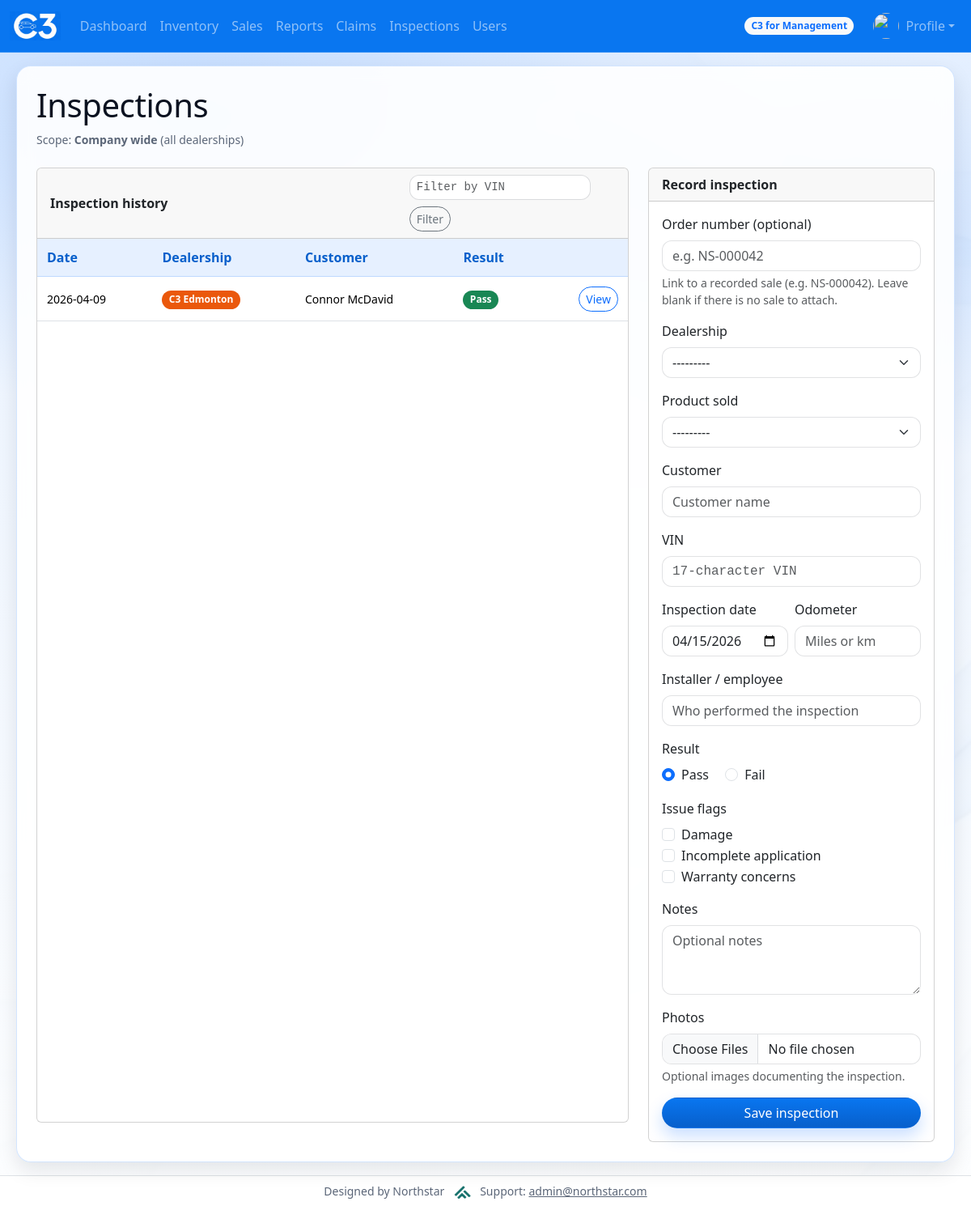
Page /mgmt/inspections/ (signed in) on the earlier database version.
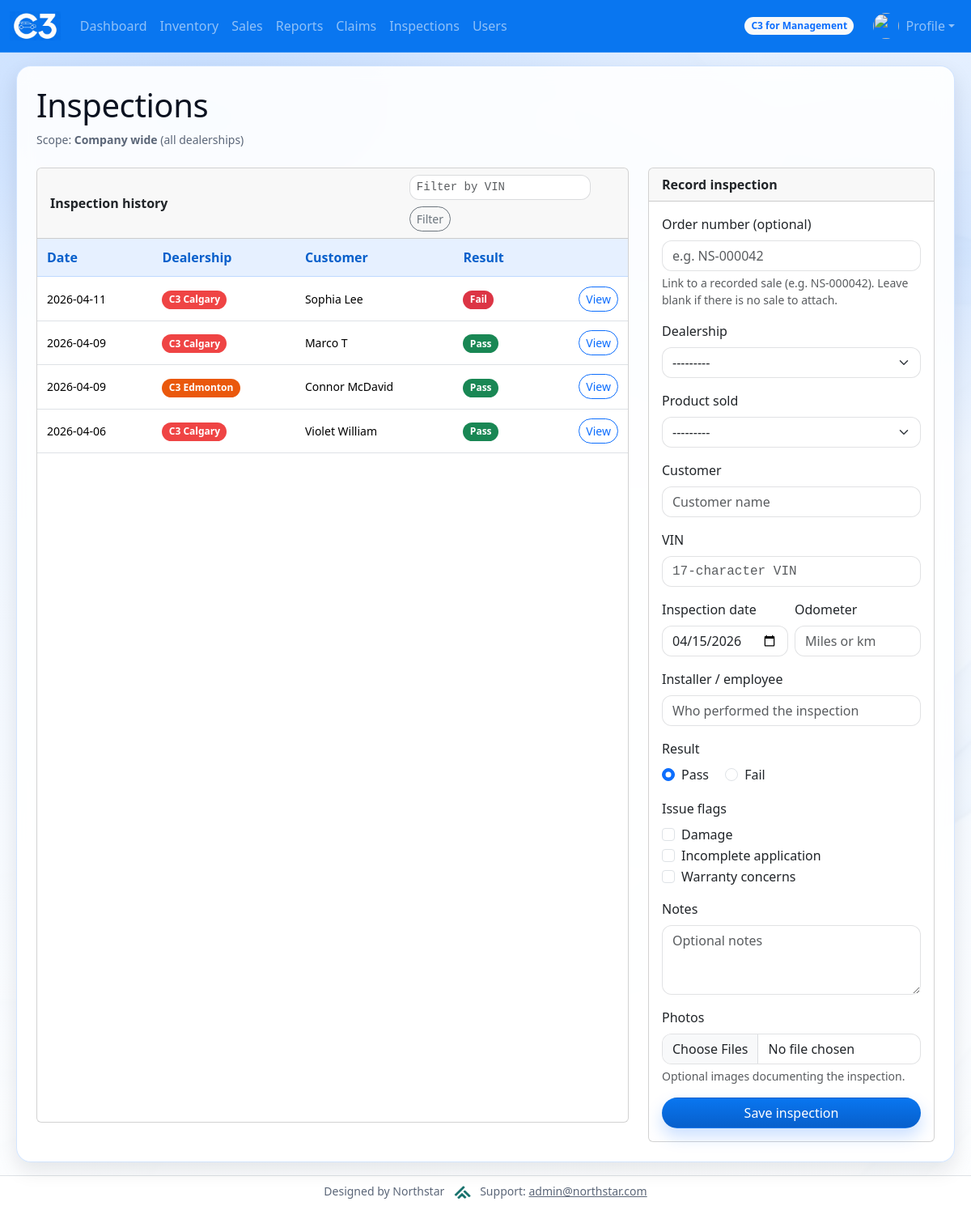
Same page on the later database version.
### Dashboard/models.py (models this page shows, shortened)
class Inspection(models.Model):
    daily_sale = models.ForeignKey(
        DailySale,
        on_delete=models.PROTECT,
        null=True,
        blank=True,
        related_name="inspections",
        help_text="Optional link to a recorded sale (order).",
    )
    dealership = models.ForeignKey(Dealership, on_delete=models.PROTECT, related_name="inspections")
    product = models.ForeignKey(SalesProduct, on_delete=models.PROTECT, related_name="inspections")
    customer_name = models.CharField(max_length=200)
    vin = models.CharField(max_length=17, help_text="Vehicle identification number")
    inspection_date = models.DateField()
    odometer = models.PositiveIntegerField(null=True, blank=True)
    installer_name = models.CharField(
        max_length=200,
        blank=True,
        help_text="Installer or employee who performed the inspection.",
    )
    passed = models.BooleanField(help_text="True = pass, False = fail")
    notes = models.TextField(blank=True)
    issue_damage = models.BooleanField(default=False)
    issue_incomplete = models.BooleanField(default=False)
    issue_warranty = models.BooleanField(default=False)
    recorded_by = models.ForeignKey(
        settings.AUTH_USER_MODEL,
        on_delete=models.SET_NULL,
        null=True,
        blank=True,
        related_name="inspections_recorded",
    )
    created_at = models.DateTimeField(auto_now_add=True)
    class Meta:
        ordering = ["-inspection_date", "-id"]
        indexes = [
            models.Index(fields=["vin"]),
            models.Index(fields=["dealership", "-inspection_date"]),
        ]

class Dealership(models.Model):
    name = models.CharField(max_length=200)
    badge_css_class = models.CharField(
        max_length=80,
        default="bg-dark",
        help_text="Bootstrap/extra CSS classes for this dealership's badge (navbar, user list).",
    )
    is_default_home = models.BooleanField(
        default=False,
        help_text="If True, new user group edits default to this dealership when none is set.",
    )
    class Meta:
        ordering = ["name"]
    def resolved_badge_css_class(self) -> str:
        raw = (self.badge_css_class or "").strip()
        if raw.startswith("ns-badge-dealership-"):
            return raw
    def __str__(self):
        return self.name

### Dashboard/views.py (the view)
# urls.py: path("inspections/", views.inspections, name="inspections"),
def inspections(request):
    if not _can_access_inspections(request.user):
        return HttpResponseForbidden("You don't have permission to view inspections.")
    can_view_all = user_can_view_all_dealerships(request.user)
    home_dealership = getattr(request, "ns_dealership", None)
    if not can_view_all and not home_dealership:
        return HttpResponseForbidden("No dealership is assigned to your user.")
    ns = getattr(request, "ns_site_namespace", None) or "Dashboard"
    inspections_qs = Inspection.objects.select_related(
        "daily_sale",
        "dealership",
        "product",
        "recorded_by",
    )
    if not can_view_all and home_dealership:
        inspections_qs = inspections_qs.filter(dealership=home_dealership)
    vin_filter = (request.GET.get("vin") or "").strip().upper()
    if vin_filter:
        inspections_qs = inspections_qs.filter(vin__icontains=vin_filter)
    if request.method == "POST":
        form = InspectionForm(request.POST, request.FILES, user=request.user)
        if form.is_valid():
            obj = form.save(commit=False)
            obj.recorded_by = request.user
            obj.save()
            for f in request.FILES.getlist("photos"):
                if not f:
                    continue
                InspectionPhoto.objects.create(inspection=obj, image=f)
            messages.success(
                request,
                f"Inspection #{obj.pk} recorded for VIN {obj.vin} ({'Pass' if obj.passed else 'Fail'}).",
            )
            return redirect(f"{ns}:inspections")
        _messages_for_invalid_form(request, form, context_note="Inspection was not saved:")
    else:
        form = InspectionForm(user=request.user)
    context = {
        "inspection_form": form,
        "inspections_list": inspections_qs.order_by("-inspection_date", "-id")[:500],
        "inspections_scope_label": (
            "Company wide" if can_view_all else (home_dealership.name if home_dealership else "Dealership")
        ),
        "vin_filter": vin_filter,
    }
    return render(request, "Dashboard/inspections.html", context)

### Dashboard/inventory_services.py (called while the page is built)
def user_home_dealership(user):
    if not user or not user.is_authenticated:
        return None
    try:
        from Profile.models import UserProfile
        prof = UserProfile.objects.select_related("dealership").filter(user=user).first()
        return prof.dealership if prof else None
    except Exception:
        return None

### Dashboard/models.py (called while the page is built)
    def __str__(self):
        return self.name

### Dashboard/scope.py (called while the page is built)
def user_can_view_all_dealerships(user) -> bool:
    if not user.is_authenticated:
        return False
    u = (
        get_user_model()
        .objects.filter(pk=user.pk)
        .prefetch_related("groups")
        .first()
    )
    if not u:
        return False
    if u.is_staff or u.is_superuser:
        return True
    names = {g.name for g in u.groups.all()}
    return bool(names & {"Management", "Back Office"})

### Dashboard/views.py (called while the page is built)
def _staff_or_superuser(user):
    if not user.is_authenticated:
        return False
    return bool(getattr(user, "is_staff", False) or getattr(user, "is_superuser", False))

def _can_access_inspections(user):
    return _can_access_claims(user)

### Dashboard/templates/Dashboard/inspections.html (shortened to what the changed rows need)
{% extends "Dashboard/base.html" %}
{% block content %}
<div class="d-flex align-items-center justify-content-between flex-wrap gap-2 mb-2">
	<h1 class="mb-0">Inspections</h1>
</div>
<div class="row">
	<div class="col-lg-8 mb-4">
		<div class="card mb-0 h-100">
			<div class="card-body p-0">
			{% if inspections_list %}
			<div class="table-responsive">
			<table class="table table-sm align-middle mb-0">
				<thead class="table-light">
					<tr>
						<th scope="col">Date</th>
						<th scope="col">Dealership</th>
						<th scope="col">Customer</th>
						<th scope="col">Result</th>
						<th scope="col" class="text-end"><span class="visually-hidden">Actions</span></th>
					</tr>
				</thead>
				<tbody>
					{% for row in inspections_list %}
					<tr>
						<td class="text-nowrap small">{{ row.inspection_date|date:"Y-m-d" }}</td>
						<td>
							<span class="badge rounded-pill text-bg-dark ns-dealership-badge {{ row.dealership.resolved_badge_css_class }}">{{ row.dealership.name }}</span>
						</td>
						<td class="small">{{ row.customer_name }}</td>
						<td>
							{% if row.passed %}
								<span class="badge bg-success">Pass</span>
							{% else %}
								<span class="badge bg-danger">Fail</span>
							{% endif %}
						</td>
						<td class="text-end text-nowrap">
							<a href="{% url ns_site_namespace|add:':inspection_detail' row.pk %}" class="btn btn-sm btn-outline-primary">View</a>
						</td>
					</tr>
					{% endfor %}
				</tbody>
			</table>
			</div>
			{% else %}
			<div class="card-body">
				<p class="text-muted small mb-0">No inspections yet{% if vin_filter %} for this VIN filter{% endif %}.</p>
			</div>
			{% endif %}
			</div>
		</div>
	</div>
	<div class="col-lg-4">
		<div class="card mb-0 h-100">
			<div class="card-body">
				<form method="post" action="" enctype="multipart/form-data" novalidate>
					<div class="mb-3">
						{% for radio in inspection_form.result %}
							<div class="form-check form-check-inline">
								{{ radio.tag }}
								<label class="form-check-label" for="{{ radio.id_for_label }}">{{ radio.choice_label }}</label>
							</div>
						{% endfor %}
					</div>
				</form>
			</div>
		</div>
	</div>
</div>
{% endblock content %}

Differences in the rows shown:
added Inspection: inspection_date "2026-04-11", dealership.name "C3 Calgary", customer_name "Sophia Lee", passed "Fail"
added Inspection: inspection_date "2026-04-09", dealership.name "C3 Calgary", customer_name "Marco T", passed "Pass"
added Inspection: inspection_date "2026-04-06", dealership.name "C3 Calgary", customer_name "Violet William", passed "Pass"
